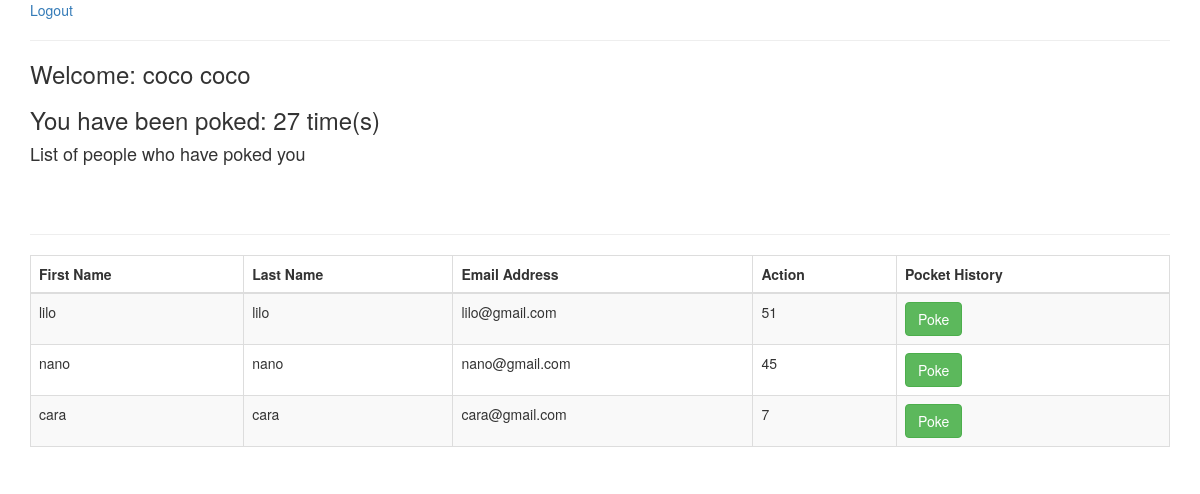
Page /dashboard (signed in) on the committed database.
### apps/models.py (models this page shows)
class User(models.Model):
	first_name = models.TextField(blank=False, max_length=20, null=True)
	last_name = models.TextField(blank=False, max_length=20,null=True)
	email = models.TextField(blank=False, max_length=20,null=True)
	description = models.TextField(blank=False, max_length=500,null=True)
	password = models.TextField(blank=False, max_length=20,null=True)
	created_at = models.DateField(null=True)
	updated_at = models.DateField(null=True)
	class Meta:
		db_table = 'user'

### apps/views.py (the view)
# urls.py: path('dashboard', views.dashboard),
def dashboard(request):
	print ("User Dashboard")
	if "user_id" in request.session:
		users = User.objects.all().exclude(id=request.session['user_id'])
		pokes = Poke.objects.all().values('poked_id').distinct()
		user_poke_count = Poke.objects.all().filter(poked=request.session['user_id'])
		list_of_users = Poke.objects.filter(poked=request.session['user_id']).exclude(id=request.session['user_id']).values('poker').distinct()
		user = User.objects.get(id=request.session['user_id'])
		current_user = User.objects.get(id=request.session['user_id'])
		context = {'current_user': current_user,'user': user, 'users': users, 'pokes': pokes, 'user_poke_count': user_poke_count, 'list_of_users': list_of_users }
		return render(request, 'dashboard.html', context)
	else:
		del request.session
		return redirect('/')

### apps/templates/dashboard.html (shortened to what this page needs)
<!DOCTYPE html>
<html>
<head>
	<link rel="stylesheet" href="https://maxcdn.bootstrapcdn.com/bootstrap/3.3.5/css/bootstrap.min.css">
</head>
<body>
<div class="container">
	<a href="/logout">Logout</a></h4>
	<hr>
	<h3>Welcome: {{user.first_name}} {{user.last_name}}</h3>
	{% if user_poke_count.count == 0 %}
		<h3>No one has poked you yet</h3>
	{%else %}
		<h3> You have been poked: {{user_poke_count.count}} time(s) </h3>
		<h4>List of people who have poked you</h4>
		{% for list_of_user in list_of_users %}
		<br>
		{%endfor%}
	{%endif%}
	<hr>
	<table class="table class table-bordered table-striped table-hovered">
		<thead>
			<tr>
				<th>First Name</th>
				<th>Last Name</th>
				<th>Email Address</th>
				<th>Action</th>
				<th>Pocket History</th>
			</tr>
		</thead>
		<tbody>
			{% for user in users %}
			<tr>
				<td>{{user.first_name}}</td>
				<td>{{user.last_name}}</td>
				<td>{{user.email}}</td>
		{% for poke in pokes %}
			{% if poke.poked_id == user.id %}
				<td>{{user.pokedpokes.count}}</td>
			{%endif%}
		{%endfor%}
				<td><a href="/pokes/{{user.id}}/"><button class="btn btn-success">Poke</button></a></td>
			</tr>
		{%endfor%}
		</tbody>
	</table>
</div>
</body>
</html>

### rows in the picture
User: first_name "coco", last_name "coco"
User: first_name "lilo", last_name "lilo", email "lilo@gmail.com", pokedpokes.count "51"
User: first_name "nano", last_name "nano", email "nano@gmail.com", pokedpokes.count "45"
User: first_name "cara", last_name "cara", email "cara@gmail.com", pokedpokes.count "7"

### other values in the picture
{{ user_poke_count.count }} "27"
